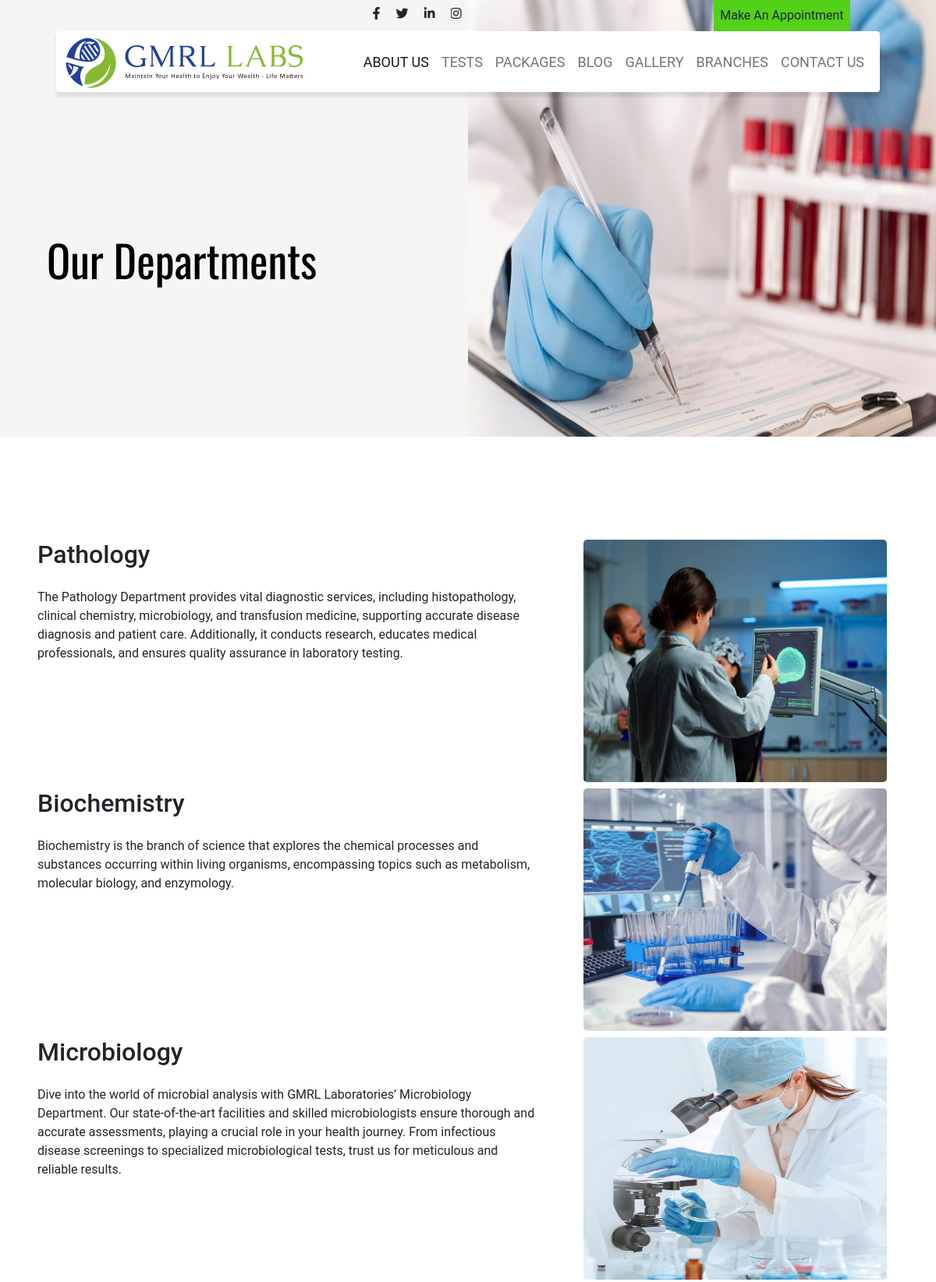
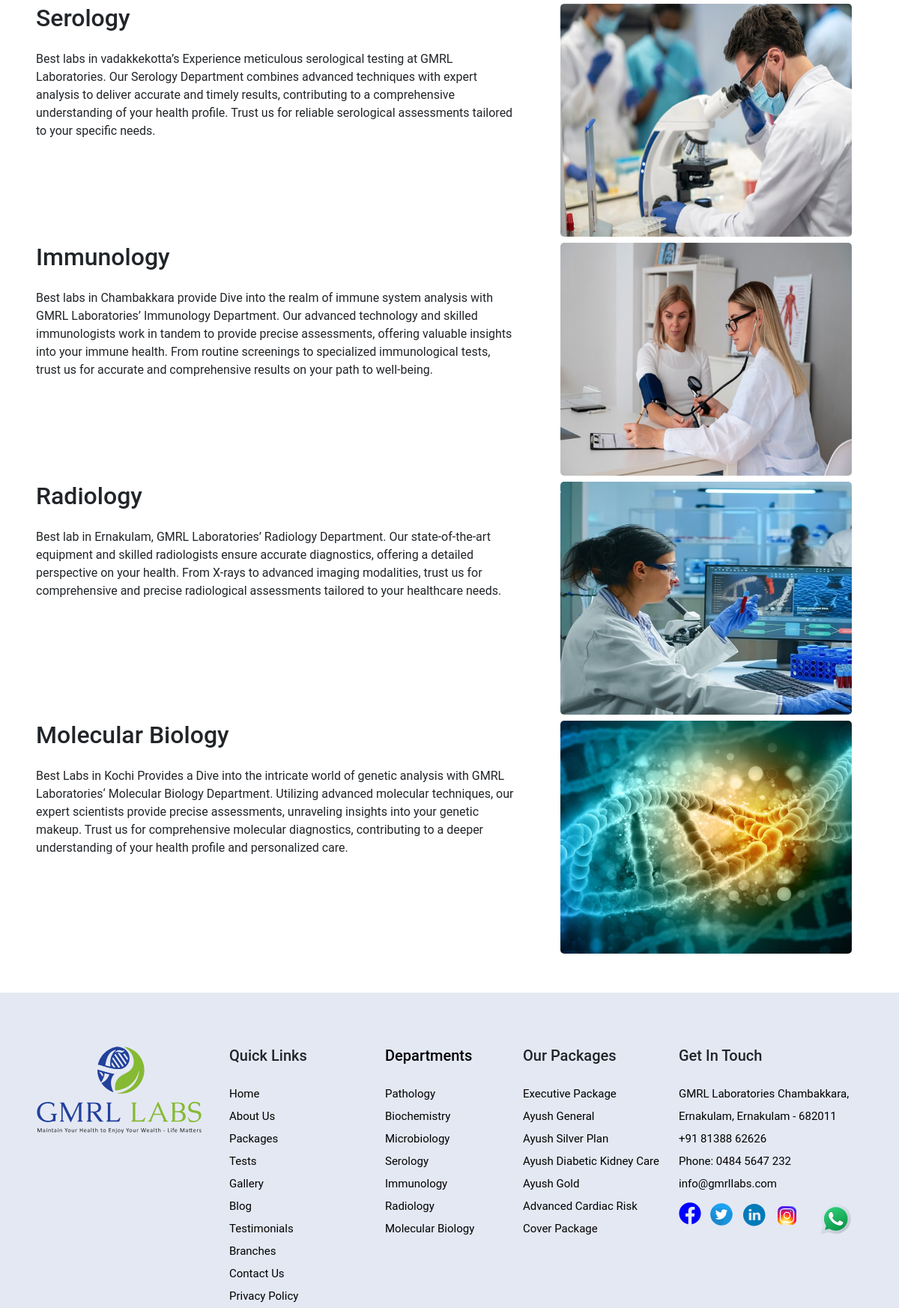
The app's page /frondpage/depatment_detail/ (upper part) with its own data (2 pictures, top to bottom).
### frondpage/models.py (models this page shows, shortened)
class Departments(models.Model):
    dep_name=models.CharField(max_length=150,unique=True)
    dep_image=models.ImageField(upload_to='department/')
    dep_decrption=models.TextField()
    dep_detail_banner=models.ImageField(upload_to='departmentbanner/')

class TestPackage(models.Model):
    package_name = models.CharField(max_length=200, unique=True)
    price = models.DecimalField(max_digits=10, decimal_places=2)
    image = models.ImageField(upload_to='testpackage')
    tests = models.TextField(help_text='Enter test names separated by commas')
    description=models.TextField()

### frondpage/views.py (the view)
# urls.py: path('depatment_detail/',views.Department_detail,name='dep_detail'),
def Department_detail(req):
    return render(req,"depatment_detail.html")

### labapp/context_processors.py (called while the page is built)
def Testpackages(req):
    test_packages=TestPackage.objects.all()
    return dict(test_packages=test_packages)

def Test(req):
    test=Tests.objects.all()
    return dict(test=test)

def Ourtests(req):
    ourtests=Our_Tests.objects.all()
    return dict(ourtests=ourtests)

def Ourtestinomial(req):
    testinomial=OurTestinomials.objects.all()
    return dict(testinomial=testinomial)

def Department(req):
    dept=Departments.objects.all()
    return dict(dept=dept)

def NewsandEvent(req):
    news=News_and_events.objects.all()
    return dict(news=news)

def Blog(req):
    blog=Blogs.objects.all()
    return dict(blog=blog)

def Blog_detail(req):
    blog_detail=Blog_details.objects.all()
    return dict(blog_detail=blog_detail)

def Gallerys (req):
    gallery=Gallery.objects.all()
    return dict(gallery=gallery)

def Branch(req):
    branch=Branches.objects.all()
    return dict(branch=branch)

def Privacyandpolicy(req):
    privacy=Privacy.objects.all()
    return dict(privacy=privacy)

def TermsandCondition(req):
    terms=TermsandConditions.objects.all()
    return dict(terms=terms)

def About(req):
    about=AboutUs.objects.all()
    return dict(about=about)

### templates/depatment_detail.html (shortened to what this page needs)
{% extends "base.html" %}
{% load static %}
{% block content %}
<div class=" main1 main1_package overflow-hidden">
    <div class="container-fluid  p-0 ">
        <div class="row main_row ">
            <div class="col-12 page_package w-100">
                <div class="row w-100 p-0 m-0">
                    <div class="col-md-6 col-12  package_col1 p-0">
                        <div class="package_text2 overflow-hidden">
                            Our Departments
                        </div>
                    </div>
                    <div class="col-md-6 col-12  package_image p-0">
                        <img src="{% static './image/package.jpg' %}" class="d-block w-100" alt="...">
                    </div>
                </div>
            </div>
        </div>
    </div>
</div>
<div class=" pt-5  pb-5 blog_ditails">
    <div class="container-fluid  main2_contain ">
        <div class="row main2_row1 overflow-hidden">
            {% for detail in dept %}
            <div class="col-md-7 col-12 main2_column2  my-1 ps-5 overflow-hidden">
                <p class="h2">
                    {{ detail.dep_name }}
                </p>
                <p class="pt-3 ">
                    {{ detail.dep_decrption }}
                </p>
            </div>
            <div class="col-md-5 col-12 main2_column1 p-0 my-1  overflow-hidden">
                <div class="row">
                    <div class="col-12 ">
                        <div class="blog_detail_image overflow-hidden ms-md-5 ms-0">
                            <img src="{{ detail.dep_detail_banner.url }}" alt="">
                        </div>
                    </div>
                </div>
            </div>
            {% endfor %}
        </div>
    </div>
</div>
{% endblock %}

### templates/nav_and_footer/footer.html (shortened to what this page needs)
{% load static %}
<div class="footer  pt-2">
    <div class="container footer_contain pt-5">
        <div class="row footer_row1 mx-auto pt-3">
            <div class="col-lg-3 mb-lg-0 mb-5 text-lg-none text-center  footer_col1">
                <img src="{% static './icons/gmrl-footer-logo.svg' %}" alt="" width="220">
            </div>
            <div class="footercolum1 col-6  col-lg-2 col-md-5 ps-lg-0 ps-5">
                <h5 class="pb-3">Quick Links</h5>
                <ul class="p-0">
                    <a href="{% url 'home' %}">
                        <li>Home</li>
                    </a>
                    <a href="{% url 'aboutus' %}">
                        <li>About Us</li>
                    </a>
                    <a href="{% url 'package' %}">
                        <li>Packages</li>
                    </a>
                    <a href="{% url 'frond:tests' %}">
                        <li>Tests</li>
                    </a>
                    <a href="{% url 'gallery' %}">
                        <li>Gallery</li>
                    </a>
                    <a href="{% url 'blog' %}">
                        <li>Blog</li>
                    </a>
                    <a href="#">
                        <li>Testimonials</li>
                    </a>
                    <a href="{% url 'branch' %}">
                        <li>Branches</li>
                    </a>
                    <a href="{% url 'form:contactform' %}">
                        <li>Contact Us</li>
                    </a>
                    <a href="{% url 'frond:privacy' %}">
                        <li>Privacy Policy</li>
                    </a>
                </ul>
            </div>
            <div class="footercolum2 col-6 col-lg-2 col-md-5  ">
                <h5 class="pb-3"><a href="{% url 'frond:dep_detail' %}">Departments</a></h5>
                <ul class="p-0">
                    {% for i in dept %}
                    <a href="{% url 'frond:E_dep_detail' i.id %}">
                        <li> {{i.dep_name}}</li>
                    </a>
                    {% endfor %}
                </ul>
            </div>
            <div class="footercolum3 col-6 col-lg-2 col-md-5 ps-lg-0 ps-5">
                <h5 class="pb-3">Our Packages</h5>
                <ul class="p-0">
                    {% for i in test_packages %}
                    <a href="{% url 'frond:detailpackage'  i.id %}">
                        <li>{{i.package_name}}</li>
                    </a>
                    {% endfor %}
                </ul>
            </div>
            <div class="footercolum4 col-6 col-lg-3 col-md-5 ">
                <h5 class="pb-3">Get In Touch</h5>
                <ul class="p-0">
                    <a href="{% url 'form:contactform' %}">
                        <li> GMRL Laboratories Chambakkara, Ernakulam, Ernakulam - 682011</li>
                    </a>
                    <a href="tel:+91 81388 6262">
                        <li> +91 81388 62626</li>
                    </a>
                    <a href="tel:0484 5647 232">
                        <li> Phone: 0484 5647 232</li>
                    </a>
                    <a href="mailto:info@gmrllabs.com">
                        <li> info@gmrllabs.com</li>
                    </a>
                    <span class="footer_icon">
                        <div class="row text-center">
                            <div class="col-1" style="width:42px">
                                <i class="fab fa-facebook "></i>
                            </div>
                            <div class="col-1 " style="width:42px; padding-top:11px;">
                            </div>
                            <div class="col-1" style=" width:44px; padding-top:10px;">
                            </div>
                            <div class="col-1" style=" width:44px; padding-top:10px;">
                            </div>
                        </div>
                    </span>
                </ul>
            </div>
        </div>
    </div>
</div>

### static/css/style.css (style rules this page uses)
* { overflow-x: hidden !important; }
html, body { margin: 0 !important; padding: 0 !important; box-sizing: border-box !important; height: fit-content !important; }
.container { max-width: 1240px !important }
body { position: relative; font-family: 'Roboto', sans-serif !important; }
a { text-decoration: none !important; transition-duration: 0.3s !important; }
.main2_contain { height: 100% !important; }

### static/css/navbar.css (style rules this page uses)
html, body { margin: 0 !important; padding: 0 !important; box-sizing: border-box !important; height: fit-content !important; }
body { position: relative; font-family: 'Roboto', sans-serif !important; }
.container { max-width: 1240px !important }
a { text-decoration: none !important; transition-duration: 0.3s !important; }

### static/css/footer.css (style rules this page uses)
.footer { background-color: #e4e8f3; }
.footer ul li { list-style-type: none; line-height: 30px; font-size: 15px; }
.footer_icon i { padding-top: 10px; font-size: 30px; color: blue; }
.footer_icon .tweeter { padding: 0; height: 30px; width: 30px; }
.footer_icon .linkedin { width: 33px; }
.footer_icon .instagram_footer { padding-top: 1px; width: 33px; }
.footer_row1 a { color: black; }

### static/css/about.css (style rules this page uses)
.container { max-width: 1240px !important }
.main2_contain { height: 100% !important; }

### static/css/gallery.css (style rules this page uses)
.container { max-width: 1240px !important; }

### static/css/branches.css (style rules this page uses)
.container { max-width: 1240px !important; }
.container { max-width: 1240px !important }

### static/css/package.css (style rules this page uses)
.container { max-width: 1240px !important; }
.page_package { position: absolute; padding: 0; margin: 0; top: 0%; right: 0; z-index: -1; width: 100vw !important; height: 100%; }
.package_col1 { position: relative; height: 70vh; background-color: rgba(202, 200, 200, 0.192); }
.package_text2 { position: absolute; bottom: 33%; left: 10%; font-size: 56px; color: black; font-family: 'Oswald', sans-serif !important; }
.package_image img { height: 70vh; }

### static/css/blog.css (style rules this page uses)
.container { max-width: 1240px !important }
.blog_detail_image { width: 389px !important; height: 311px !important; }
.blog_detail_image img { border-radius: 5px; width: 389px; height: 311px; background-size: contain !important; }

### static/css/contactus.css (style rules this page uses)
.container { max-width: 1240px !important }

### static/css/tests.css (style rules this page uses)
.container { max-width: 1240px !important }
.main2_contain { height: 100% !important; }

### records on screen
Departments: dep_name "Pathology", dep_decrption "The Pathology Department provides vital diagnostic services, including histopathology, clinical chemistry, microbiology, and transfusion medicine, supporting accurate disease diagnosis and patient care. Additionally, it conducts research, educates medical professionals, and ensures quality assurance in laboratory testing.", dep_detail_banner (picture)
Departments: dep_name "Biochemistry", dep_decrption "Biochemistry is the branch of science that explores the chemical processes and substances occurring within living organisms, encompassing topics such as metabolism, molecular biology, and enzymology.", dep_detail_banner (picture)
Departments: dep_name "Microbiology", dep_decrption "Dive into the world of microbial analysis with GMRL Laboratories’ Microbiology Department. Our state-of-the-art facilities and skilled microbiologists ensure thorough and accurate assessments, playing a crucial role in your health journey. From infectious disease screenings to specialized microbiological tests, trust us for meticulous and reliable results.", dep_detail_banner (picture)
Departments: dep_name "Serology", dep_decrption "Best labs in vadakkekotta’s Experience meticulous serological testing at GMRL Laboratories. Our Serology Department combines advanced techniques with expert analysis to deliver accurate and timely results, contributing to a comprehensive understanding of your health profile. Trust us for reliable serological assessments tailored to your specific needs.", dep_detail_banner (picture)
Departments: dep_name "Immunology", dep_decrption "Best labs in Chambakkara provide Dive into the realm of immune system analysis with GMRL Laboratories’ Immunology Department. Our advanced technology and skilled immunologists work in tandem to provide precise assessments, offering valuable insights into your immune health. From routine screenings to specialized immunological tests, trust us for accurate and comprehensive results on your path to well-being.", dep_detail_banner (picture)
Departments: dep_name "Radiology", dep_decrption "Best lab in Ernakulam, GMRL Laboratories’ Radiology Department. Our state-of-the-art equipment and skilled radiologists ensure accurate diagnostics, offering a detailed perspective on your health. From X-rays to advanced imaging modalities, trust us for comprehensive and precise radiological assessments tailored to your healthcare needs.", dep_detail_banner (picture)
Departments: dep_name "Molecular Biology", dep_decrption "Best Labs in Kochi Provides a Dive into the intricate world of genetic analysis with GMRL Laboratories‘ Molecular Biology Department. Utilizing advanced molecular techniques, our expert scientists provide precise assessments, unraveling insights into your genetic makeup. Trust us for comprehensive molecular diagnostics, contributing to a deeper understanding of your health profile and personalized care.", dep_detail_banner (picture)
TestPackage: package_name "Executive Package"
TestPackage: package_name "Ayush General"
TestPackage: package_name "Ayush Silver Plan"
TestPackage: package_name "Ayush Diabetic Kidney Care"
TestPackage: package_name "Ayush Gold"
TestPackage: package_name "Advanced Cardiac Risk Cover Package"
